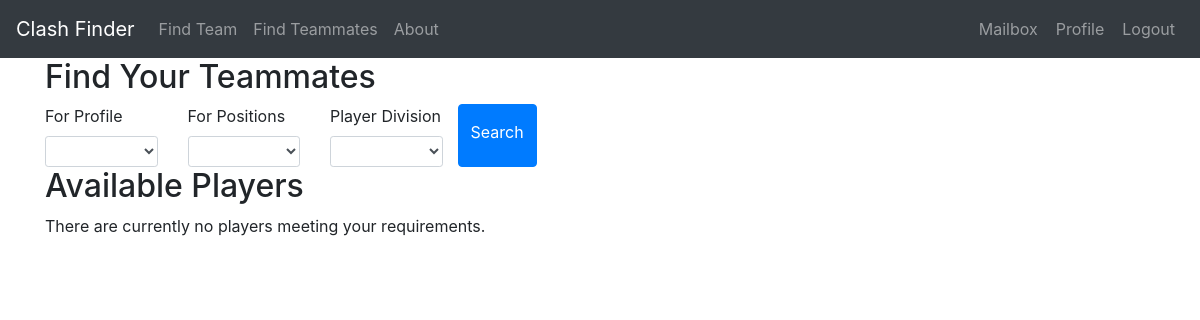
/findteammates (signed in), run on an earlier commit of the app's database.
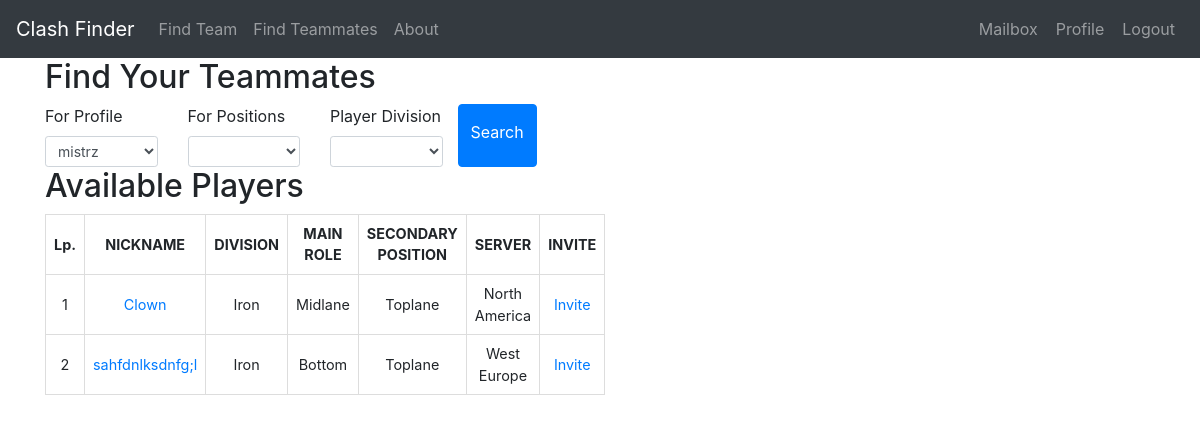
And on a later commit of the database.
### models.py (models this page shows)
class Profile(UserMixin, db.Model):
    id = db.Column(db.Integer, primary_key=True)
    nickname = db.Column(db.String(64), index=True, unique=True)
    server = db.Column(db.String(10), index=True)
    division = db.Column(db.String(20), index=True)
    best_position = db.Column(db.String(20), index=True)
    alternative_position = db.Column(db.String(20), index=True)
    user_id = db.Column(db.Integer, db.ForeignKey('user.id'))
    clash_team = db.relationship('ClashTeam', backref='host', lazy='dynamic')
    invitation_in = db.relationship('ClashInvitation', backref='invitedguest', lazy='dynamic',
                                    cascade="all, delete, delete-orphan")
    request_out = db.relationship('ClashRequest', backref='candidate', lazy='dynamic',
                                  cascade="all, delete, delete-orphan")
    reported = db.relationship('ReportPlayer', backref='Reported', lazy='dynamic',
                               cascade="all, delete, delete-orphan")

### routes.py (the view, shortened to what this page needs)
@app.route('/findteammates', methods=['GET', 'POST'])
@login_required
def findteammates():
    user = User.query.filter_by(username=current_user.username).first_or_404()
    user_profiles = Profile.query.filter_by(user_id=user.id).all()
    user_profiles_id = []
    for user_profile in user_profiles:
        user_profiles_id.append(user_profile.id)
    find_teammates = Profile.query.filter(
        Profile.id.notin_(user_profiles_id)).all()
    if len(find_teammates) == 0:
        find_teammates = []
    form = SearchingProfile(user_id=user.id)
    return render_template('findteammates.html', get_server_short_name=get_server_short_name, find_teammates=find_teammates, form=form, user=user, user_profiles=user_profiles)

### forms.py
class SearchingProfile(FlaskForm):
    profile = SelectField('For Profile', validators=[
                          DataRequired()], choices=[], default=None)
    divisions = SelectField('Player Division', choices=divisions)
    role = SelectField('For Positions', choices=positions)
    submit = SubmitField('Search')
    def __init__(self, user_id, *args, **kwargs):
        super(SearchingProfile, self).__init__(*args, **kwargs)
        self.profile.choices = [(p.id, p.nickname)
                                for p in Profile.query.filter_by(user_id=user_id)]

### forms.py (called while the page is built)
def get_server_short_name(server_name):
    for server in servers:
        if server[0] == server_name:
            return server[1]
    return ''

### models.py (called while the page is built)
@login.user_loader
def load_user(id):
    return User.query.get(int(id))

### templates/findteammates.html (shortened to what this page needs)
{% extends "base.html" %}
{% block content %}
<div class="container">
	<div class="row">
		<div class="col-sm-6">
			<h2>Find Your Teammates</h2>
			<form method="POST" action="{{ url_for('findteammates') }}">
				<div class="row">
					<div class="col-md-3">
						{{ form.profile.label(class="form-control-label") }}
						{{ form.profile(class="form-control form-control-sm") }}
					</div>
					<div class="col-md-3">
						{{ form.role.label(class="form-control-label") }}
						{{ form.role(class="form-control form-control-sm") }}
					</div>
					<div class="col-md-3">
						{{ form.divisions.label(class="form-control-label") }}
						{{ form.divisions(class="form-control form-control-sm") }}
					</div>
					<button type="submit" class="btn btn-primary">{{ form.submit.label }}</button>
					<br>
				</div>
			</form>
			<h2>Available Players</h2>
			<div class="clash-available-teams">
				{% if find_teammates %}
				<table>
					<thead>
						<tr>
							<th>Lp.</th>
							<th>NICKNAME</th>
							<th>DIVISION</th>
							<th>MAIN ROLE</th>
							<th>SECONDARY POSITION</th>
							<th>SERVER</th>
							<th>INVITE</th>
						</tr>
					</thead>
					<tbody>
						{% for teammate in find_teammates %}
						<tr>
							<td>{{ loop.index }}</td>
							<td><a
									href="{{ url_for('profile', nickname=teammate.nickname, server=get_server_short_name(teammate.server).lower()) }}">{{
									teammate.nickname }}</a></td>
							<td>{{ teammate.division }}</td>
							<td>{{ teammate.best_position }}</td>
							<td>{{ teammate.alternative_position }}</td>
							<td>{{ teammate.server }}</td>
							<td><a
									href="{{ url_for('inviteteammates', user_id=user.id, guest_id=teammate.id) }}">Invite</a>
							</td>
						</tr>
						{% endfor %}
					</tbody>
				</table>
				{% else %}
				<p>There are currently no players meeting your requirements.</p>
				{% endif %}
			</div>
		</div>
	</div>
</div>
{% endblock %}

### templates/base.html (shortened to what this page needs)
<!DOCTYPE html>
<html>
<head>
	<link rel="stylesheet" href="https://maxcdn.bootstrapcdn.com/bootstrap/4.5.2/css/bootstrap.min.css">
</head>
<body>
	<nav class="navbar navbar-expand-sm bg-dark navbar-dark">
		<a class="navbar-brand" href="{{ url_for('index') }}">Clash Finder</a>
		<ul class="navbar-nav">
			<li class="nav-item">
				<a class="nav-link" href="{{ url_for('findteam') }}">Find Team</a>
			</li>
			<li class="nav-item">
				<a class="nav-link" href="{{ url_for('findteammates') }}">Find Teammates</a>
			</li>
			<li class="nav-item">
				<a class="nav-link" href="{{ url_for('about') }}">About</a>
			</li>
		</ul>
		<ul class="navbar-nav ml-auto">
			{% if current_user.is_authenticated %}
			<li class="nav-item">
				<form method="post" action="{{ url_for('mailbox', username = current_user.username) }}">
					<button type="submit" class="btn btn-link nav-link">Mailbox</button>
				</form>
			</li>
			<li class="nav-item">
				<form method="post" action="{{ url_for('user', username = current_user.username) }}">
					<button type="submit" class="btn btn-link nav-link">Profile</button>
				</form>
			</li>
			<li class="nav-item">
				<form method="post" action="{{ url_for('logout') }}">
					<button type="submit" class="btn btn-link nav-link">Logout</button>
				</form>
			</li>
			{% else %}
			<li class="nav-item">
				<a class="nav-link" href="{{ url_for('login') }}">Login</a>
			</li>
			{% endif %}
		</ul>
	</nav>
	{% block content %}
	{% endblock %}
</body>
</html>

### templates/findteammates.html (style rules this page uses)
table { border-collapse: collapse; font-size: 0.9em; border: 1px solid #ddd; margin-bottom: 10px; }
th { border: 1px solid #ddd; padding: 8px; text-align: center; }
td { border: 1px solid #ddd; padding: 8px; text-align: center; }

What changed in the data, as far as the page shows it:
added Profile: nickname "Clown", division "Iron", best_position "Midlane", alternative_position "Toplane", server "North America"
added Profile: nickname "sahfdnlksdnfg;l", division "Iron", best_position "Bottom", alternative_position "Toplane", server "West Europe"
Also different on the page:
form field profile: (not shown) → "mistrz"
text no longer shown: "There are currently no players meeting your requirements."
text now shown: "Lp. NICKNAME DIVISION MAIN ROLE SECONDARY POSITION SERVER INVITE"
